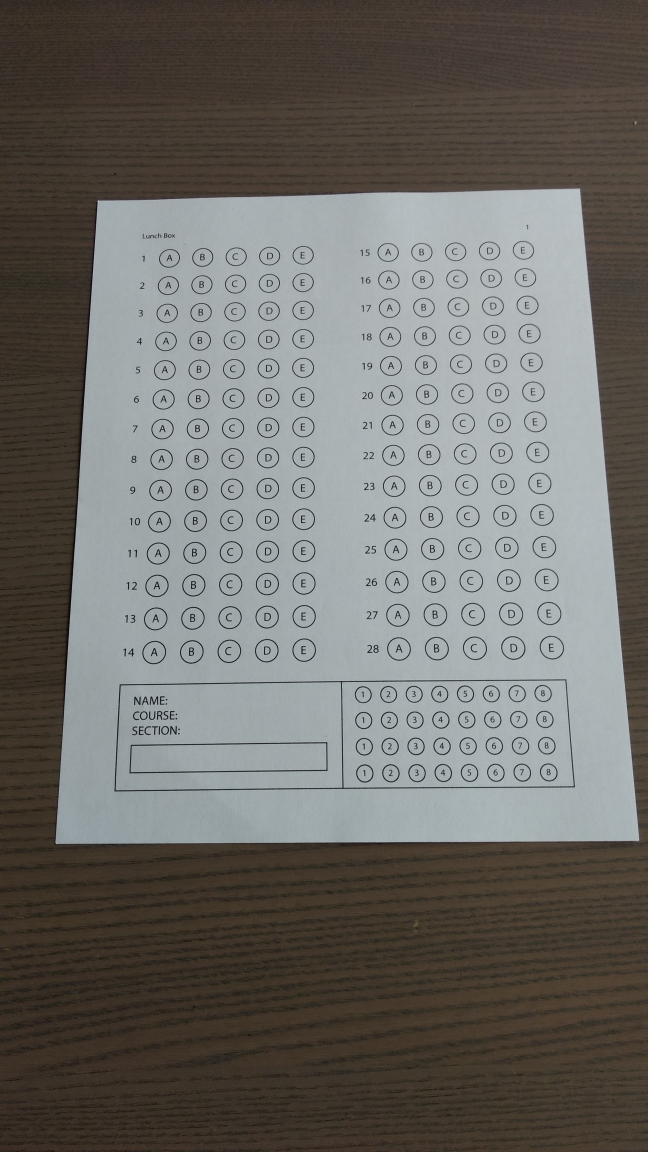
#> input picture src/server/utility/test1.jpg, 2592 x 4608 px (shown at 1/4 size)
$ python -i scanner_util.py   (imports and definitions only)   (Python 2 division)   (older library calls are emulated)
#> lines starting #> are read from the running program, lines starting #| are printed output that depends on the picture; after the words box and inside, x2 and y2 are one past the last pixel; in counts of white or black regions, pixels touching at a corner belong together
#> further down, picture is the input picture: shape (4608, 2592, 3); mean B, G, R 103.8, 108, 109.2
from imutils.perspective import four_point_transform
from imutils import contours as imutilsContours
import numpy as np
import argparse
import imutils
import cv2 as cv
import urllib
import json

data = {}

# [42 lines left out: functions scan_image, url_to_image, not called in this run]

# DEV To Do: should modularize the scan_image code.
#def scan_image(url):
	# print ' <==========  Running scanner.py =========>'
	# get image from url
	#image = url_to_image(url)


def find_paper(image):
	global data
	# convert to grayscale, grab edges (don't need to blur image, Canny method does this)
	gray = cv.cvtColor(image, cv.COLOR_BGR2GRAY)
	edged = cv.Canny(gray, 75, 200)
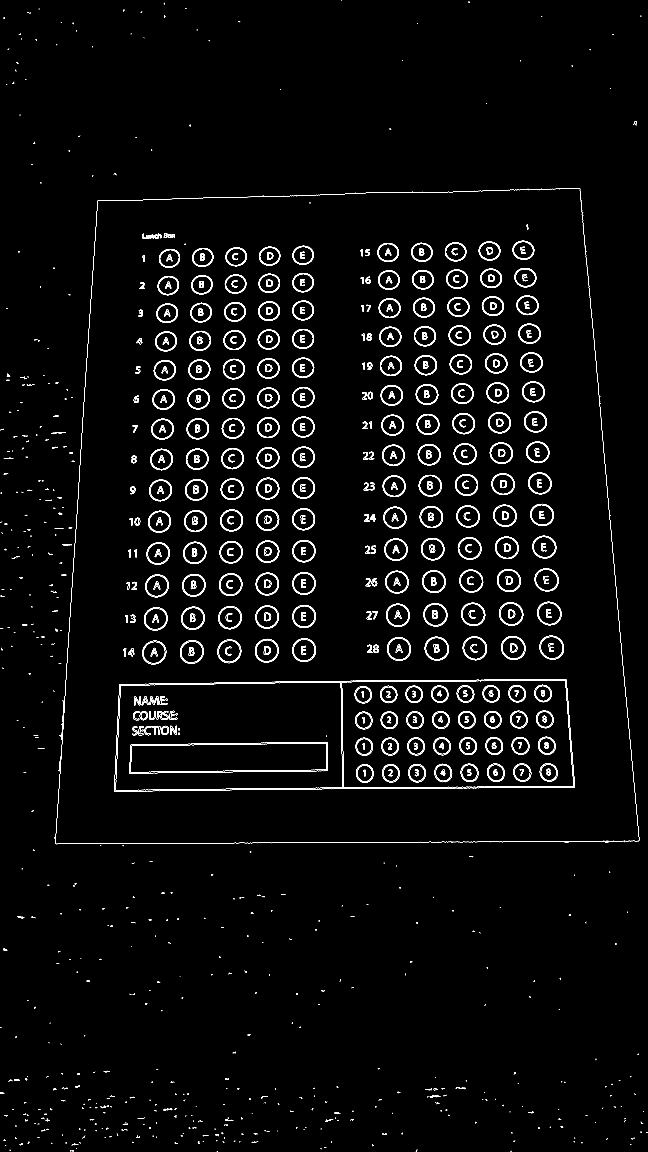
#> edged: shape (4608, 2592) (shown at 1/4 size); 1.4% white in thin lines or dots

	# find contours. (this alters original, so use copy of edged image)
	# (the retrieval mode (cv.RETR_EXTERNAL) will not find nested contours)
	contours = cv.findContours(edged.copy(), cv.RETR_EXTERNAL,
		cv.CHAIN_APPROX_SIMPLE)
#> contours = 798 contours, 593 with area under 20; largest, box (x1, y1, x2, y2) and area: (1367, 2721, 2296, 3152) 384262, (462, 2728, 1370, 3162) 376569, (2004, 2544, 2102, 2640) 7190, (1851, 2545, 1948, 2641) 7118, (1699, 2547, 1796, 2642) 7088
	contours = contours[0] if imutils.is_cv2() else contours[1]

	# find the largest contour (which should be the paper)
	contours = sorted(contours, key=cv.contourArea, reverse=True)

	# loop over the sorted contours
	documentContours = None
	for c in contours:
		# approximate the contour
		perimeter = cv.arcLength(c, True)
		approx = cv.approxPolyDP(c, 0.02 * perimeter, True)
		# approx will be first contour with four points
		if len(approx) == 4:
			documentContours = approx
			break
#> this loop made 1 pass
#> (perimeter, documentContours) on pass 1: (2739.5, [[2261, 2721], [1368, 2728], [1374, 3151], [2294, 3145]])

	# Error handling if no four-point contours are found
	# Client should relay message to User
	if documentContours is None:
		data['status'] = 400
		data['message'] = 'Paper not found. Make sure image in overlay box '
		return data

	# Error handling when largest four-cornered contour isn't approximate size of what paper should be.
	# Client should relay message to User.
	if perimeter < 2600 or perimeter > 4000:
		data['status'] = 400
		data['message'] = 'Paper not found. Make sure image has a clear background'
		return data# DEV: try alternate approaches when image has "textured" background.

	# straighten grayscale image.
	return four_point_transform(gray, documentContours.reshape(4, 2))
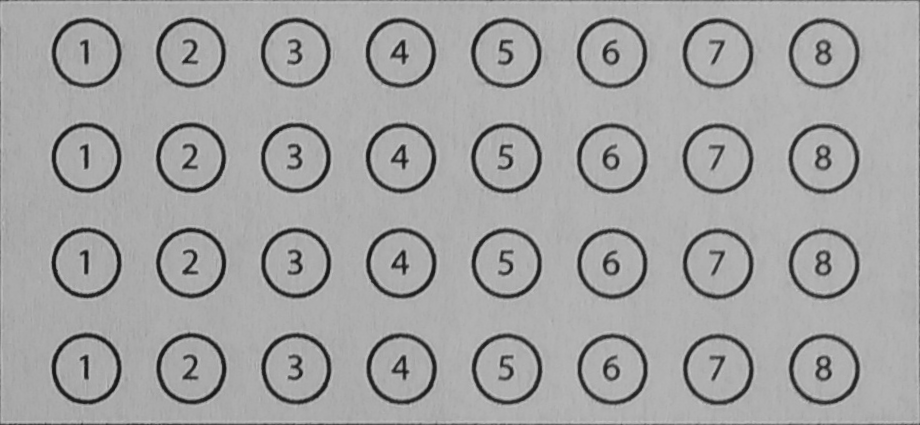
#> returned value: shape (425, 920); min 13, max 197, mean 162.9


# [167 lines left out: functions split_paper, get_answers, get_id, not called in this run]


# [8 lines of commented-out code are left out]
sampleURL = 'http://res.cloudinary.com/dn4vqx2gu/image/upload/v1489172961/z0edbtb0l83sgpefzjoo.jpg'


# [1 line not run here, left out]


	# [12 lines of commented-out code are left out]

>>> import cv2
>>> picture = cv2.imread('test1.jpg')
>>> result = find_paper(picture)

$ run again, on src/server/utility/test3.jpg
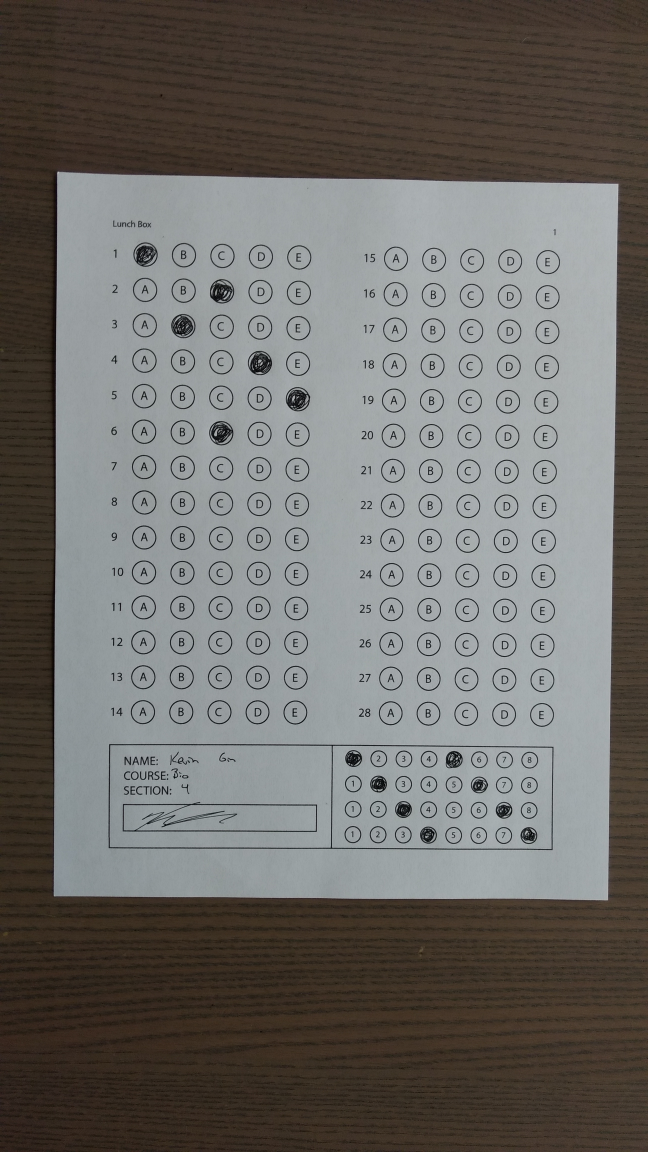
#> input picture src/server/utility/test3.jpg, 2592 x 4608 px (shown at 1/4 size)
#> picture is the input picture: shape (4608, 2592, 3); mean B, G, R 103.8, 107.4, 109.5
#> in find_paper, `edged = cv.Canny(gray, 75, 200)`:
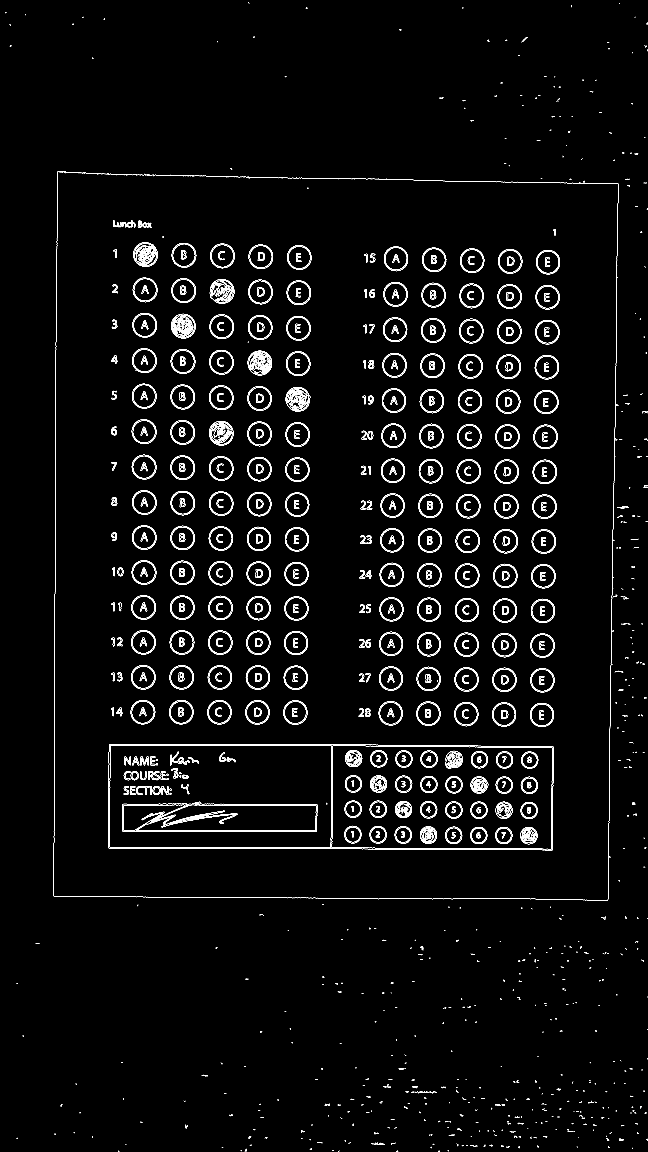
#> edged: shape (4608, 2592) (shown at 1/4 size); 1.6% white in thin lines or dots
#> contours = 934 contours, 694 with area under 20; largest, box (x1, y1, x2, y2) and area: (433, 2976, 2214, 3401) 739654, (528, 1535, 626, 1634) 7527, (527, 1677, 626, 1776) 7471, (682, 1538, 780, 1637) 7456, (836, 1542, 934, 1640) 7438
#> the loop in find_paper, `for c in contours:` made 1 pass
#> (perimeter, documentContours) on pass 1: (4465.6, [[436, 2977], [435, 3392], [2210, 3399], [2212, 2986]])
#> result = 2 items

$ run again, on src/server/utility/test4.jpg
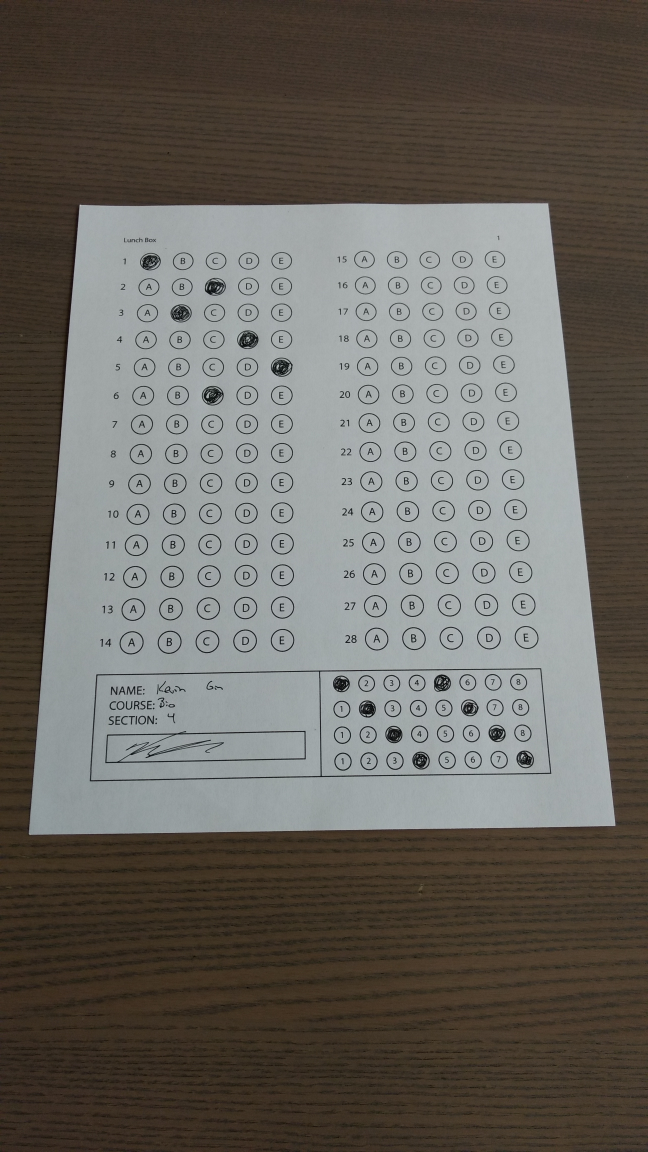
#> input picture src/server/utility/test4.jpg, 2592 x 4608 px (shown at 1/4 size)
#> picture is the input picture: shape (4608, 2592, 3); mean B, G, R 94.9, 101, 104.5
#> in find_paper, `edged = cv.Canny(gray, 75, 200)`:
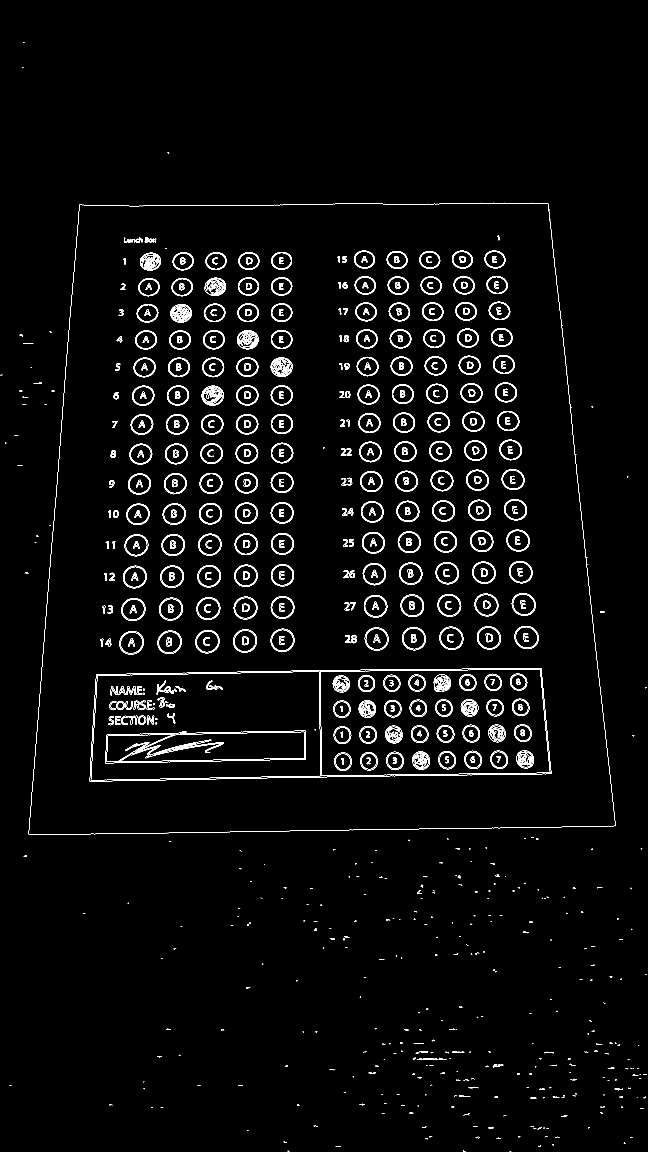
#> edged: shape (4608, 2592) (shown at 1/4 size); 1.5% white in thin lines or dots
#> contours = 584 contours, 376 with area under 20; largest, box (x1, y1, x2, y2) and area: (358, 2672, 2206, 3126) 771698, (478, 2525, 575, 2618) 7029, (630, 2522, 727, 2616) 6963, (782, 2520, 878, 2613) 6908, (2058, 2504, 2154, 2597) 6900
#> the loop in find_paper, `for c in contours:` made 1 pass
#> (perimeter, documentContours) on pass 1: (4580.6, [[2165, 2675], [385, 2697], [358, 3123], [2203, 3095]])
#> result = 2 items
